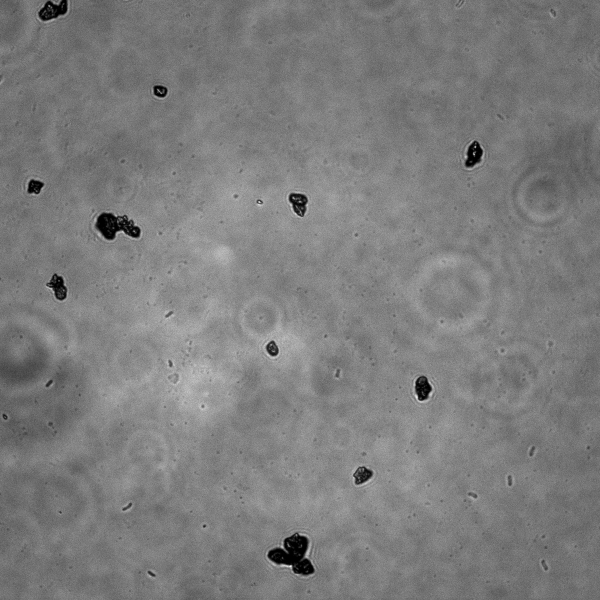
#> input picture source/1/1 N NO 1_ch00.tif, 1200 x 1200 px (shown at 1/2 size); its folder holds 4 pictures in this run
$ python 1029-dev-4-threshold-manual.py
#> lines starting #> are read from the running program, lines starting #| are printed output that depends on the picture; after the words box and inside, x2 and y2 are one past the last pixel; in counts of white or black regions, pixels touching at a corner belong together
#!/usr/bin/env python
# -*- coding: utf-8 -*-

"""
Bacteria Fluorescence Density Pipeline
- RED fluorescence preserved
- FULLY CONFIGURABLE brightfield threshold & segmentation
- Labels on contours
- Brightfield AND fluorescence intensity measurements
"""

import cv2
import numpy as np
import pandas as pd
from pathlib import Path
from skimage import measure
from typing import List, Tuple

# --------------------------------------------------------------
# 1. CONFIGURATION – SEGMENTATION PARAMETERS
# --------------------------------------------------------------
IMG_DIR = Path("./source/1")
BF_SUFFIX   = "_ch00.tif"
FLUO_SUFFIX = "_ch01.tif"

OUT_DIR = Path("results")
OUT_DIR.mkdir(exist_ok=True)

# ------------------- Brightfield Thresholding -------------------
USE_OTSU_THRESHOLD = False          # Set False → use MANUAL_THRESHOLD
MANUAL_THRESHOLD   = 50           # Only used if above is False, Lower (20-40) = only darkest objects; Higher (60-100) = more sensitive but noisy

# ------------------- Contrast Enhancement -------------------
ENABLE_CLAHE       = True
CLAHE_CLIP_LIMIT   = 5.0 # 1.0-10.0 typical 2.0 to 4.0
CLAHE_TILE_SIZE    = (16, 16) # 4,4 to 32,32

# ------------------- Morphology Cleanup -------------------
OPEN_KERNEL_SIZE   = 3 # 1-15 odd number only
CLOSE_KERNEL_SIZE  = 5 # 1-15 odd number only
OPEN_ITERATIONS    = 3 # 1-5
CLOSE_ITERATIONS   = 2 # 1-5

# ------------------- Watershed Separation -------------------
MIN_AREA           = 50 # 20-200 for bacteria
WATERSHED_DILATE   = 15 # % of max distance transform value (1-20)

# ------------------- Label Display Settings -------------------
LABEL_FONT_SCALE   = 0.4
LABEL_THICKNESS    = 1
LABEL_COLOR        = (255, 255, 0)  # Cyan for visibility

# --------------------------------------------------------------
# 2. HELPERS
# --------------------------------------------------------------
def load_image(path: Path, gray: bool = True) -> np.ndarray:
    img = cv2.imread(str(path), cv2.IMREAD_UNCHANGED)
    if img is None:
        raise FileNotFoundError(f"Cannot read {path}")
    if gray and len(img.shape) == 3:
        img = cv2.cvtColor(img, cv2.COLOR_BGR2GRAY)
    return img


def align_ecc(ref: np.ndarray, mov: np.ndarray) -> Tuple[np.ndarray, np.ndarray]:
    ref8 = cv2.convertScaleAbs(ref) if ref.dtype != np.uint8 else ref
    mov8 = cv2.convertScaleAbs(mov) if mov.dtype != np.uint8 else mov
    warp = np.eye(3, 3, dtype=np.float32)
    try:
        _, warp = cv2.findTransformECC(ref8, mov8, warp, cv2.MOTION_EUCLIDEAN,
                                       (cv2.TERM_CRITERIA_EPS | cv2.TERM_CRITERIA_COUNT, 5000, 1e-5))
    except cv2.error:
        pass
    aligned = cv2.warpPerspective(mov8, warp, (ref.shape[1], ref.shape[0]),
                                 flags=cv2.INTER_LINEAR + cv2.WARP_INVERSE_MAP)
    return aligned, warp


def segment_bacteria(gray_bf: np.ndarray) -> List[Tuple[np.ndarray, np.ndarray, float]]:
    if ENABLE_CLAHE:
        bf8 = cv2.convertScaleAbs(gray_bf)
        clahe = cv2.createCLAHE(clipLimit=CLAHE_CLIP_LIMIT, tileGridSize=CLAHE_TILE_SIZE)
        enhanced = clahe.apply(bf8)
    else:
        enhanced = cv2.convertScaleAbs(gray_bf)

    if USE_OTSU_THRESHOLD:
        _, thresh = cv2.threshold(enhanced, 0, 255,
                                  cv2.THRESH_BINARY_INV + cv2.THRESH_OTSU)
    else:
        _, thresh = cv2.threshold(enhanced, MANUAL_THRESHOLD, 255,
                                  cv2.THRESH_BINARY_INV)

    open_k  = cv2.getStructuringElement(cv2.MORPH_ELLIPSE, (OPEN_KERNEL_SIZE, OPEN_KERNEL_SIZE))
    close_k = cv2.getStructuringElement(cv2.MORPH_ELLIPSE, (CLOSE_KERNEL_SIZE, CLOSE_KERNEL_SIZE))
    opened  = cv2.morphologyEx(thresh, cv2.MORPH_OPEN, open_k, iterations=OPEN_ITERATIONS)
    cleaned = cv2.morphologyEx(opened, cv2.MORPH_CLOSE, close_k, iterations=CLOSE_ITERATIONS)

    distance = cv2.distanceTransform(cleaned, cv2.DIST_L2, 5)
    _, sure_fg = cv2.threshold(distance, WATERSHED_DILATE * distance.max() / 100.0, 255, 0)
    sure_fg = sure_fg.astype(np.uint8)
    sure_fg = cv2.morphologyEx(sure_fg, cv2.MORPH_OPEN, open_k, iterations=1)

    markers: np.ndarray = measure.label(sure_fg, return_num=False)  # type: ignore[assignment]
    markers = markers.astype(np.int32, copy=False)
    markers += 1
    markers[cleaned == 0] = 0

    watershed_input = cv2.cvtColor(gray_bf, cv2.COLOR_GRAY2BGR)
    markers = cv2.watershed(watershed_input, markers)

    contours, _ = cv2.findContours(
        (markers > 1).astype(np.uint8) * 255,
        cv2.RETR_EXTERNAL, cv2.CHAIN_APPROX_SIMPLE
    )

    bacteria = []
    for cnt in contours:
        area = cv2.contourArea(cnt)
        if area < MIN_AREA:
            continue
        mask = np.zeros(gray_bf.shape, dtype=np.uint8)
        cv2.drawContours(mask, [cnt], -1, 255, thickness=cv2.FILLED)
        bacteria.append((cnt, mask, area))
    return bacteria


def measure_intensities(bf_gray: np.ndarray, fluo_gray: np.ndarray, bacteria) -> List[dict]:
    stats = []
    for cnt, mask, area in bacteria:
        # Fluorescence measurements
        masked_fluo = cv2.bitwise_and(fluo_gray, fluo_gray, mask=mask)
        total_fluo = np.sum(masked_fluo)
        mean_fluo = total_fluo / area

        # Brightfield measurements
        masked_bf = cv2.bitwise_and(bf_gray, bf_gray, mask=mask)
        total_bf = np.sum(masked_bf)
        mean_bf = total_bf / area

        stats.append({
            "area_px": area,
            "bf_total_intensity": total_bf,
            "bf_mean_intensity": mean_bf,
            "fluo_total_intensity": total_fluo,
            "fluo_mean_intensity": mean_fluo,
            "fluo_density": mean_fluo
        })
    return stats


def save_visualisations(bf_gray, fluo_color, bacteria, base_name):
    bf_bgr = cv2.cvtColor(bf_gray, cv2.COLOR_GRAY2BGR) if len(bf_gray.shape) == 2 else bf_gray.copy()

    # BF + green contours + labels
    bf_vis = bf_bgr.copy()
    for idx, (cnt, _, _) in enumerate(bacteria, 1):
        cv2.drawContours(bf_vis, [cnt], -1, (0, 255, 0), 1)
        # Add label at centroid
        M = cv2.moments(cnt)
        if M["m00"] != 0:
            cx = int(M["m10"] / M["m00"])
            cy = int(M["m01"] / M["m00"])
            cv2.putText(bf_vis, str(idx), (cx - 10, cy + 5),
                       cv2.FONT_HERSHEY_SIMPLEX, LABEL_FONT_SCALE,
                       LABEL_COLOR, LABEL_THICKNESS)
    cv2.imwrite(str(OUT_DIR / f"{base_name}_bf_contours.png"), bf_vis)

    # FLUO (RED) + green contours + labels
    fluo_vis = fluo_color.copy()
    for idx, (cnt, _, _) in enumerate(bacteria, 1):
        cv2.drawContours(fluo_vis, [cnt], -1, (0, 255, 0), 1)
        M = cv2.moments(cnt)
        if M["m00"] != 0:
            cx = int(M["m10"] / M["m00"])
            cy = int(M["m01"] / M["m00"])
            cv2.putText(fluo_vis, str(idx), (cx - 10, cy + 5),
                       cv2.FONT_HERSHEY_SIMPLEX, LABEL_FONT_SCALE,
                       LABEL_COLOR, LABEL_THICKNESS)
    cv2.imwrite(str(OUT_DIR / f"{base_name}_fluo_red_contours.png"), fluo_vis)

    # Overlay: BF + RED + labels
    red_channel = fluo_color[:, :, 2]
    red_pseudo = np.zeros_like(fluo_color)
    red_pseudo[:, :, 2] = red_channel
    overlay = cv2.addWeighted(bf_bgr, 0.6, red_pseudo, 0.4, 0)
    for idx, (cnt, _, _) in enumerate(bacteria, 1):
        cv2.drawContours(overlay, [cnt], -1, (0, 255, 0), 1)
        M = cv2.moments(cnt)
        if M["m00"] != 0:
            cx = int(M["m10"] / M["m00"])
            cy = int(M["m01"] / M["m00"])
            cv2.putText(overlay, str(idx), (cx - 10, cy + 5),
                       cv2.FONT_HERSHEY_SIMPLEX, LABEL_FONT_SCALE,
                       LABEL_COLOR, LABEL_THICKNESS)
    cv2.imwrite(str(OUT_DIR / f"{base_name}_overlay.png"), overlay)


def pair_images(img_dir: Path):
    bf_paths = sorted(img_dir.glob(f"*{BF_SUFFIX}"))
    pairs = []
    for bf in bf_paths:
        prefix = bf.name[:-len(BF_SUFFIX)]
        fluo = img_dir / f"{prefix}{FLUO_SUFFIX}"
        if fluo.exists():
            pairs.append((bf, fluo))
        else:
            cand = list(img_dir.glob(f"{prefix}*_ch01.tif"))
            if cand:
                pairs.append((bf, cand[0]))
            else:
                print(f"Warning: No fluorescence for {bf.name}")
#> pass 2 of the loop in pair_images, `for bf in bf_paths:`:
    return pairs


def main():
    pairs = pair_images(IMG_DIR)
    if not pairs:
        raise FileNotFoundError(f"No image pairs in {IMG_DIR}")

    all_results = []
    for bf_path, fluo_path in pairs:
        base = bf_path.stem.replace(BF_SUFFIX, "")
        print(f"Processing: {base}")

        bf_gray   = load_image(bf_path, gray=True)
#> in load_image, img is the input picture: shape (1200, 1200, 3); min 0, max 255, mean 124.4
        fluo_color = load_image(fluo_path, gray=False)
#> call 2 of load_image, with gray = False
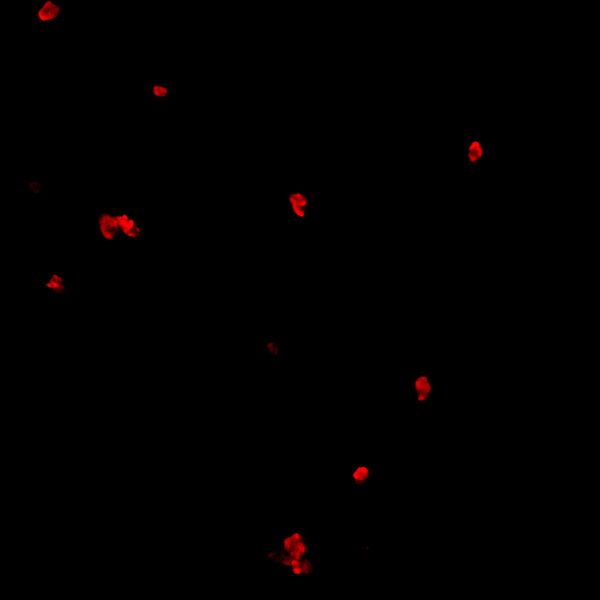
#> input picture source/1/1 N NO 1_ch01.tif, 1200 x 1200 px, found by its file name (shown at 1/2 size)
#> in load_image, img is the input picture: shape (1200, 1200, 3); mean B, G, R 0, 0, 1.2
        fluo_gray  = cv2.cvtColor(fluo_color, cv2.COLOR_BGR2GRAY)

        fluo_gray_aligned, warp = align_ecc(bf_gray, fluo_gray)
#> warp = [[1, 0, 0], [0, 1, 0], [0, 0, 1]]
        fluo_color_aligned = cv2.warpPerspective(
            fluo_color, warp, (bf_gray.shape[1], bf_gray.shape[0]),
            flags=cv2.INTER_LINEAR + cv2.WARP_INVERSE_MAP
        )

        bacteria = segment_bacteria(bf_gray)
#> in segment_bacteria, `_, thresh = cv2.threshold(enhanced, MANUAL_THRESHOLD, 255, cv2.THRESH_..`:
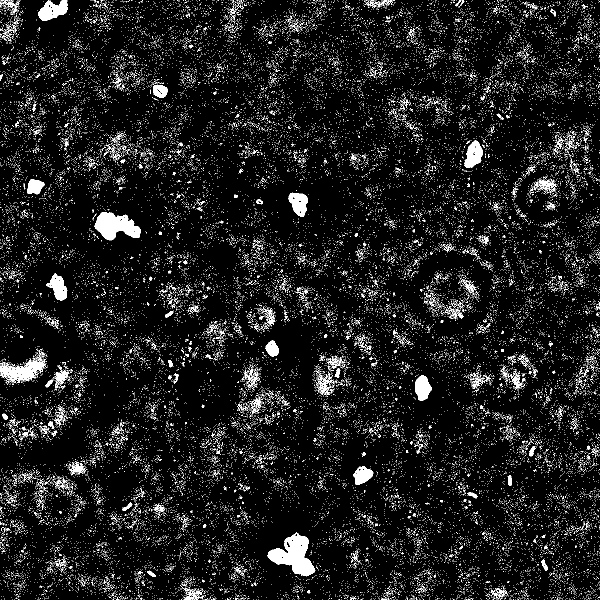
#> thresh: shape (1200, 1200) (shown at 1/2 size); 6.9% white in thin lines or dots
#> in segment_bacteria, `opened  = cv2.morphologyEx(thresh, cv2.MORPH_OPEN, open_k, iterations=..`: opened: shape (1200, 1200); 1.2% white; 32 white regions (1 under 20 px), largest, box (x1, y1, x2, y2) and area: (535, 1069, 630, 1152) 4077, (189, 424, 282, 481) 3052, (76, 0, 135, 42) 1501
#> in segment_bacteria, `cleaned = cv2.morphologyEx(opened, cv2.MORPH_CLOSE, close_k, iteration..`: cleaned: shape (1200, 1200); 1.2% white; 29 white regions (1 under 20 px), largest, box (x1, y1, x2, y2) and area: (535, 1069, 630, 1152) 4237, (189, 424, 282, 481) 3148, (76, 0, 135, 42) 1606
#> in segment_bacteria, `_, sure_fg = cv2.threshold(distance, WATERSHED_DILATE * distance.max()..`: sure_fg: shape (1200, 1200) float32; 0.82% white; 23 white regions (12 under 20 px), largest, box (x1, y1, x2, y2) and area: (538, 1073, 627, 1148) 3310, (192, 427, 278, 477) 2382, (79, 0, 132, 39) 1111
#> in segment_bacteria, `sure_fg = cv2.morphologyEx(sure_fg, cv2.MORPH_OPEN, open_k, iterations..`: sure_fg: shape (1200, 1200); 0.82% white; 11 white regions
#> in segment_bacteria, `markers: np.ndarray = measure.label(sure_fg, return_num=False)`: markers: shape (1200, 1200) int64; 12 distinct labels, from 0 to 11
#> in segment_bacteria, `markers = markers.astype(np.int32, copy=False)`: markers: shape (1200, 1200) int32; 12 distinct labels, from 0 to 11
#> in segment_bacteria, `markers += 1`: markers: shape (1200, 1200) int32; 12 distinct labels, from 1 to 12
#> in segment_bacteria, `markers[cleaned == 0] = 0`: markers: shape (1200, 1200) int32; 13 distinct labels, from 0 to 12
#> in segment_bacteria, `markers = cv2.watershed(watershed_input, markers)`:
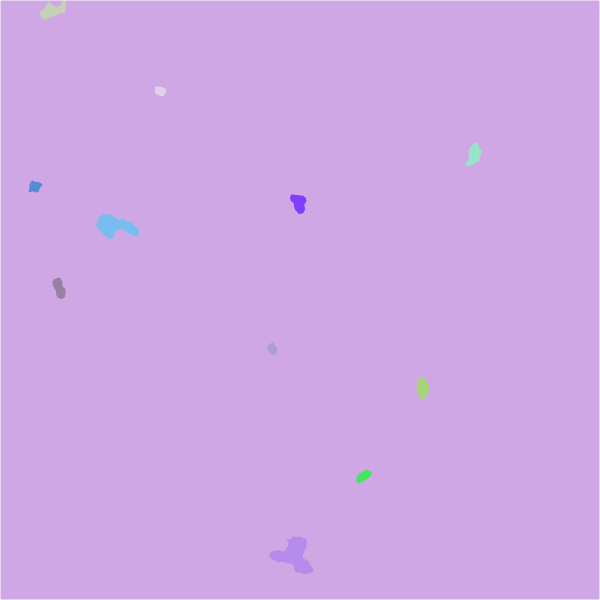
#> markers: shape (1200, 1200) int32 (shown at 1/2 size); 13 distinct labels, from -1 to 12; one colour per label, 0 black, -1 white
#> in segment_bacteria, `contours, _ = cv2.findContours( (markers > 1).astype(np.uint8) * 255, ..`: contours = 11 contours; largest, box (x1, y1, x2, y2) and area: (538, 1073, 627, 1148) 3179, (192, 427, 278, 477) 2278, (79, 1, 132, 39) 1034, (932, 285, 963, 332) 844, (580, 389, 613, 428) 803
#> the loop in segment_bacteria, `for cnt in contours:` made 11 passes
#> area on passes 1 to 11: 3179, 465, 764, 311.5, 679, 2277.5, 803, 415.5, 843.5, 314.5, 1033.5
#> after the loop in segment_bacteria, `for cnt in contours:`:
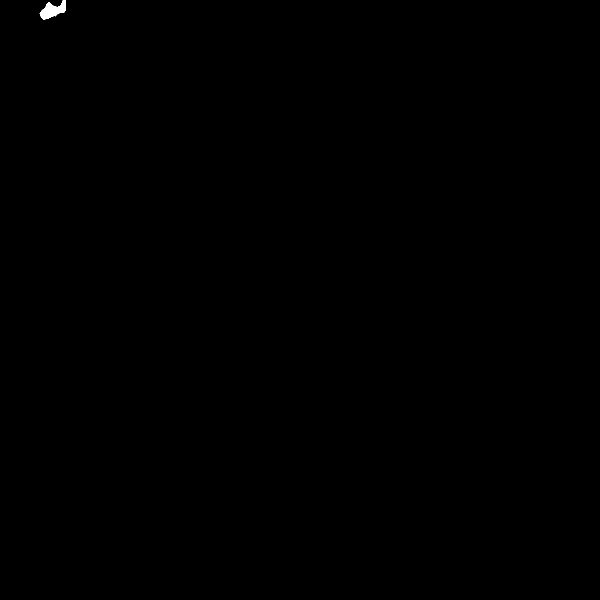
#> mask: shape (1200, 1200) (shown at 1/2 size); 0.08% white; 1 white region, box (x1, y1, x2, y2) and area: (79, 1, 132, 39) 1104
#> after the loop in segment_bacteria, `for cnt in contours:`: bacteria = 11 items
#> bacteria = 11 items
        stats = measure_intensities(bf_gray, fluo_gray_aligned, bacteria)
#> the loop in measure_intensities, `for cnt, mask, area in bacteria:` made 11 passes
#> (area, total_fluo, mean_fluo, total_bf, mean_bf) on passes 1 to 11: (3179, 91136, 28.67, 30285, 9.53), (465, 20030, 43.08, 19060, 40.99), (764, 36587, 47.89, 17841, 23.35), (311.5, 4309, 13.83, 19880, 63.82), (679, 16073, 23.67, 18576, 27.36), (2277.5, 95421, 41.9, 38813, 17.04), (803, 42278, 52.65, 35254, 43.9), (415.5, 2906, 6.99, 5509, 13.26), (843.5, 35348, 41.91, 13291, 15.76), (314.5, 16872, 53.65, 10246, 32.58), (1033.5, 33959, 32.86, 20399, 19.74)
#> stats = 11 items

        for i, s in enumerate(stats):
            s.update({"image": base, "object_id": i + 1})
#> this loop made 11 passes
        all_results.extend(stats)

        save_visualisations(bf_gray, fluo_color_aligned, bacteria, base)
#> the loop in save_visualisations, `for idx, (cnt, _, _) in enumerate(bacteria, 1):` made 11 passes
#> (cx, cy) on passes 1 to 11: (587, 1110), (726, 951), (844, 775), (544, 697), (118, 575), (229, 451), (597, 405), (69, 372), (947, 309), (320, 181), (104, 20)
#> after the loop in save_visualisations, `for idx, (cnt, _, _) in enumerate(bacteria, 1):`:
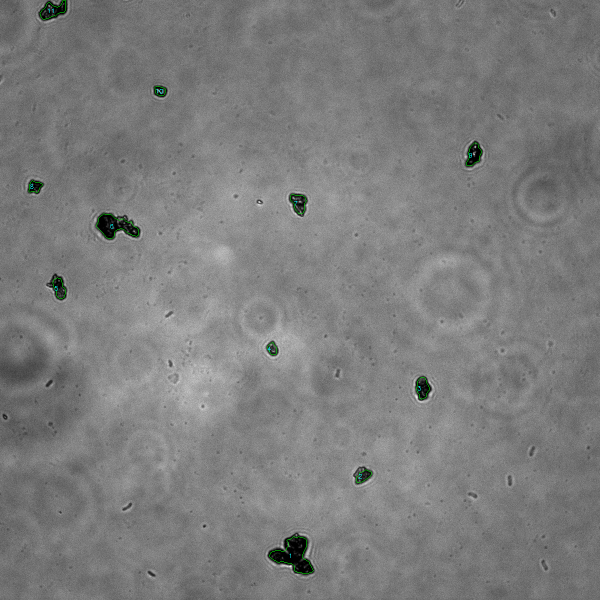
#> bf_vis: shape (1200, 1200, 3) (shown at 1/2 size); 0.11% of pixels changed, all inside (x1, y1, x2, y2) = (57, 1, 963, 1148)
#> after the loop in save_visualisations, `for idx, (cnt, _, _) in enumerate(bacteria, 1):`:
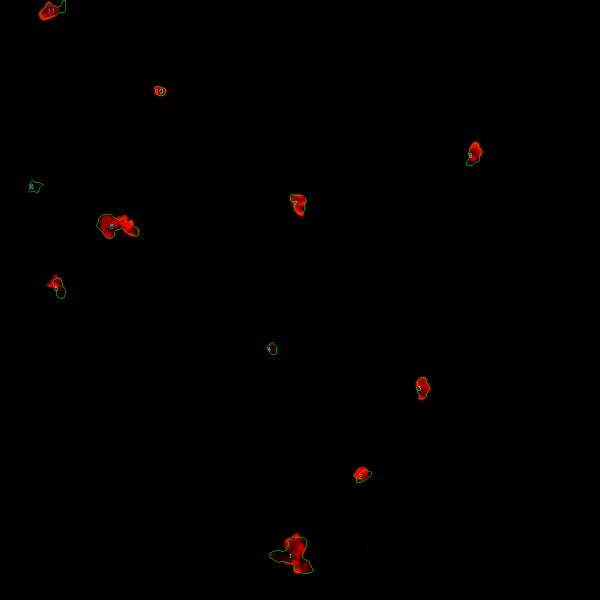
#> fluo_vis: shape (1200, 1200, 3) (shown at 1/2 size); 0.11% of pixels changed, all inside (x1, y1, x2, y2) = (57, 1, 963, 1148)
#> after the loop in save_visualisations, `for idx, (cnt, _, _) in enumerate(bacteria, 1):`:
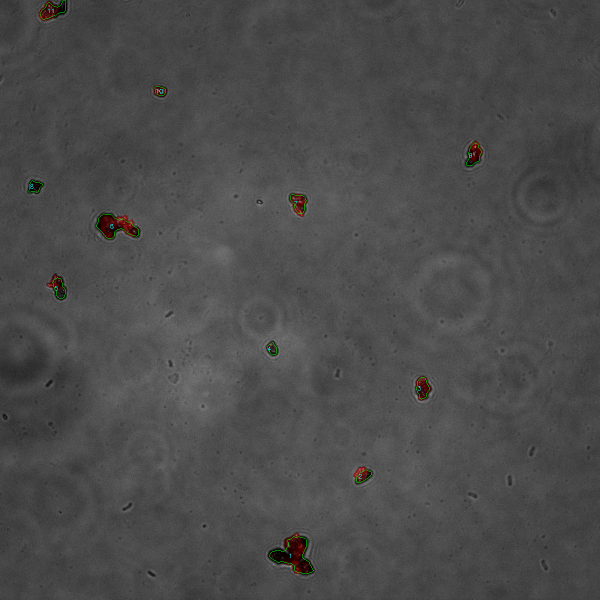
#> overlay: shape (1200, 1200, 3) (shown at 1/2 size); mean B, G, R 74.7, 74.9, 75.1
#> pass 2 of the loop in main, `for bf_path, fluo_path in pairs:`:
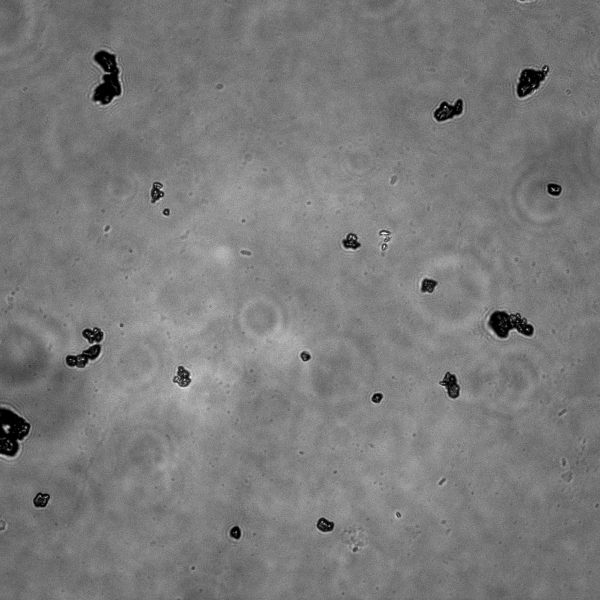
#> input picture source/1/1 N NO 2_ch00.tif, 1200 x 1200 px (shown at 1/2 size)
#> in load_image, img is the input picture: shape (1200, 1200, 3); min 0, max 255, mean 122.9
#> img: shape (1200, 1200)
#> in segment_bacteria (call 2), `_, thresh = cv2.threshold(enhanced, MANUAL_THRESHOLD, 255, cv2.THRESH_..`:
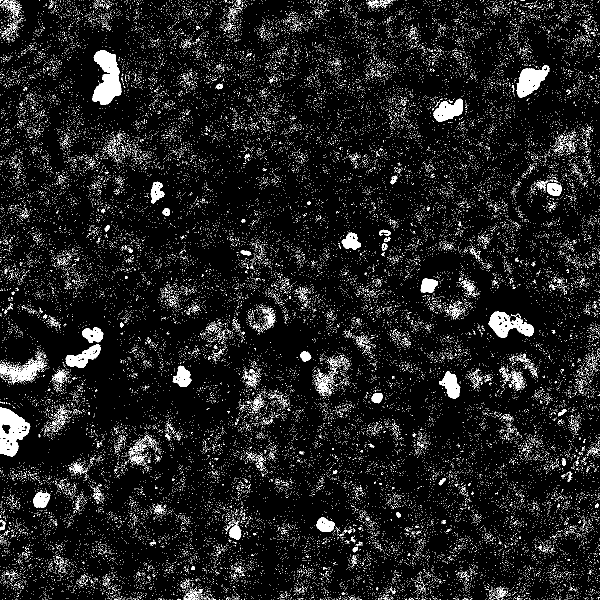
#> thresh: shape (1200, 1200) (shown at 1/2 size); 7.2% white; 41020 white regions (40772 under 20 px), largest, box (x1, y1, x2, y2) and area: (184, 100, 243, 210) 3993, (0, 814, 61, 913) 3518, (976, 623, 1068, 676) 2437
#> open_k = [[0, 1, 0], [1, 1, 1], [0, 1, 0]]
#> close_k = [[0, 0, 1, 0, 0], [1, 1, 1, 1, 1], [1, 1, 1, 1, 1], [1, 1, 1, 1, 1], [0, 0, 1, 0, 0]]
#> opened: shape (1200, 1200); 1.6% white; 32 white regions, largest, box (x1, y1, x2, y2) and area: (184, 100, 243, 210) 3952, (0, 814, 61, 913) 3422, (1033, 136, 1098, 195) 2248
#> cleaned: shape (1200, 1200); 1.7% white; 29 white regions, largest, box (x1, y1, x2, y2) and area: (184, 100, 243, 210) 4026, (0, 814, 61, 913) 3766, (977, 623, 1068, 676) 2549
#> contours = 20 contours, 1 with area under 20; largest, box (x1, y1, x2, y2) and area: (188, 103, 240, 207) 2974, (1, 818, 57, 910) 2809, (980, 626, 1065, 672) 1682, (1037, 140, 1092, 192) 1646, (870, 201, 923, 240) 1130
#> the loop in segment_bacteria (call 2), `for cnt in contours:` made 20 passes
#> area on passes 1 to 8: 248, 446.5, 439, 2809, 152, 776, 493, 98
#> after the loop in segment_bacteria (call 2), `for cnt in contours:`:
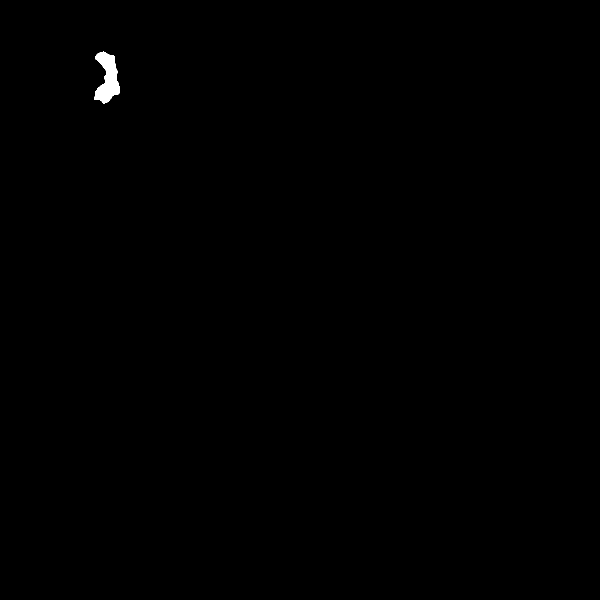
#> mask: shape (1200, 1200) (shown at 1/2 size); 0.22% white; 1 white region, box (x1, y1, x2, y2) and area: (188, 103, 240, 207) 3103
#> after the loop in segment_bacteria (call 2), `for cnt in contours:`: bacteria = 18 items
#> the loop in measure_intensities (call 2), `for cnt, mask, area in bacteria:` made 18 passes
#> (area, total_fluo, mean_fluo, total_bf, mean_bf) on passes 1 to 8: (248, 909, 3.67, 3810, 15.36), (446.5, 8449, 18.92, 17536, 39.27), (439, 13114, 29.87, 16796, 38.26), (2809, 46758, 16.65, 24896, 8.86), (152, 7264, 47.79, 5520, 36.32), (776, 15939, 20.54, 28260, 36.42), (493, 30588, 62.04, 33936, 68.84), (98, 756, 7.71, 5080, 51.84)
#> the loop in main, `for i, s in enumerate(stats):` made 18 passes
#> the loop in save_visualisations (call 2), `for idx, (cnt, _, _) in enumerate(bacteria, 1):` made 18 passes
#> (cx, cy) on passes 1 to 8: (470, 1064), (649, 1049), (81, 999), (22, 863), (753, 795), (902, 770), (366, 753), (610, 711)

    df = pd.DataFrame(all_results)
#> df = table of 29 rows and 8 columns
    # Reorder columns for better readability
    column_order = ["image", "object_id", "area_px",
                    "bf_total_intensity", "bf_mean_intensity",
                    "fluo_total_intensity", "fluo_mean_intensity", "fluo_density"]
    df = df[column_order]

    excel_path = OUT_DIR / "bacteria_measurements.xlsx"
    df.to_excel(excel_path, index=False)

    print(f"\nDone! Excel → {excel_path}")
    print(f"   {len(df)} bacteria, {len(pairs)} image pairs")
#|    29 bacteria, 2 image pairs
    print(f"   Visuals (with RED fluorescence + labels) → {OUT_DIR}")
    print(f"\nMeasurements include:")
    print(f"   - Brightfield intensity (total & mean)")
    print(f"   - Fluorescence intensity (total & mean)")


if __name__ == "__main__":
    main()
